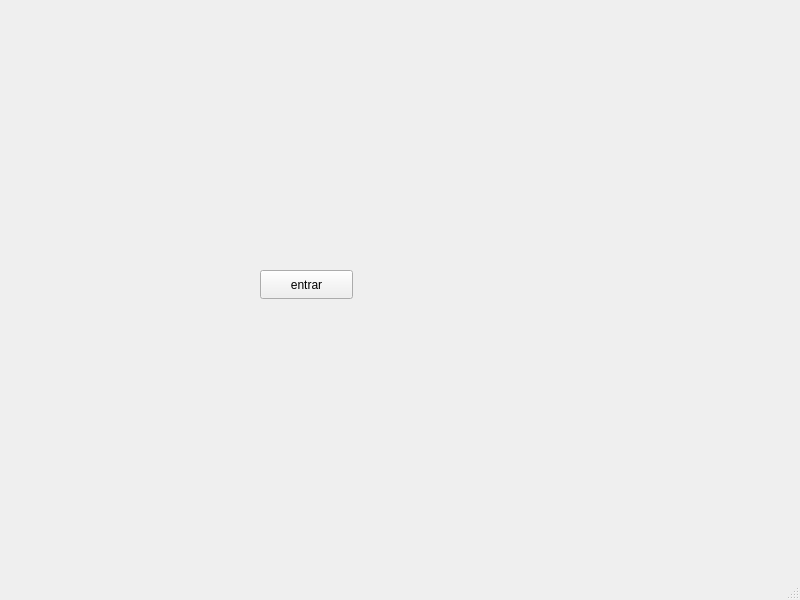
<?xml version="1.0" encoding="UTF-8"?>
<ui version="4.0">
 <class>MainWindow</class>
 <widget class="QMainWindow" name="MainWindow">
  <property name="geometry">
   <rect>
    <x>0</x>
    <y>0</y>
    <width>800</width>
    <height>600</height>
   </rect>
  </property>
  <property name="windowTitle">
   <string>MainWindow</string>
  </property>
  <widget class="QWidget" name="centralwidget">
   <widget class="QPushButton" name="meuBotao">
    <property name="geometry">
     <rect>
      <x>260</x>
      <y>270</y>
      <width>93</width>
      <height>29</height>
     </rect>
    </property>
    <property name="text">
     <string>entrar</string>
    </property>
   </widget>
  </widget>
  <widget class="QMenuBar" name="menubar">
   <property name="geometry">
    <rect>
     <x>0</x>
     <y>0</y>
     <width>800</width>
     <height>26</height>
    </rect>
   </property>
  </widget>
  <widget class="QStatusBar" name="statusbar"/>
 </widget>
 <resources/>
 <connections/>
</ui>
